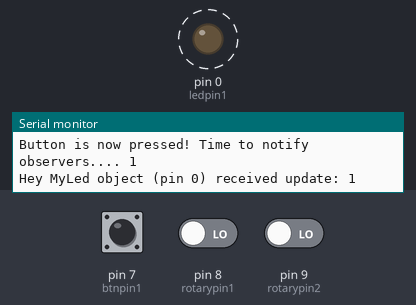
Bench run of a sketch on a simulated Arduino Leonardo, built with avr-gcc and run on an emulated ATmega32U4. Parts: output pins drawn as LEDs (lit = HIGH), the last lines printed to the serial monitor. Dashed ring = blinking. The test bench sets the inputs (shaded band); at power-on: pin 7 (btnpin1) LOW, pin 8 (rotarypin1) LOW, pin 9 (rotarypin2) LOW. USB keyboard and mouse output is not drawn.

Above: at 1.2 s.
1.3 s: pin 7 (btnpin1) pulled HIGH for 0.15 s
At 2.4 s:
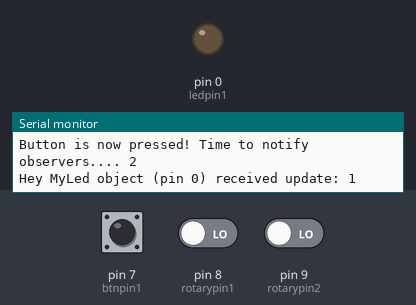
4.4 s: pin 8 (rotarypin1) driven HIGH
7.4 s: pin 8 (rotarypin1) driven LOW
Timing chart, 0 to 16.4 s (numbered marks = the images above; inputs shaded):
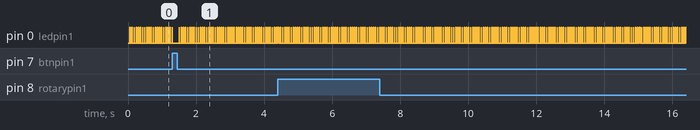

Measured:
- by itself, pin 0 (ledpin1): alternates HIGH for 0.01 s and LOW for 0.05 s

The sketch:

02_hid_pad.ino
```cpp
/*
 * This program is made with SEEEDUINO XIAO microcontroller. It's small, cheap and uses USB C.
 * Program sends user input from button(s) and scroll wheel (rotary encoder) to computer as USB HID device.
 * It also uses external LED for notyfying about activity, which is the purpose of the observer pattern.
 *
 * It can be uploaded with the Arduino IDE with the extension Seeeduino Xiao board manager. Or used with another board.
 *
 * Files: hid_device.ino, Observers.h, Observers.cpp, Subjects.cpp, Subjects.h
 *
 * Author: Josef Näslund, summer 2021.
 * Link: https://github.com/josefnaslund
 */

#include "Mouse.h"
#include "Observers.h"
#include "Subjects.h"

// ///////// ///////// ///////// /////////
// Some constants for pins used
// ///////// ///////// ///////// /////////

const int ledpin1 = 0; // continous blink every other second
const int ledpin2 = 0; // scroll indicator
const int ledpin3 = 0; // button press indicator
const int btnpin1 = 7;
const int rotarypin1 = 8;
const int rotarypin2 = 9;

// /////////////////////////////////////
// Observer LEDs
///////////////////////////////////////

Observer** myObservers;
const int observerCount = 3;

// ///////////////////////////////////
// Subjects (mouse actions, button presses, scroll wheel)
// ///////////////////////////////////

Subject** mySubjects;
const int subjectCount = 2;


// ///////////////////////////////////
// SETUP
// ///////////////////////////////////
void setup() {
    // put your setup code here, to run once:
    SerialUSB.begin(9600);
    Mouse.begin();
    pinMode(ledpin1, OUTPUT);
    pinMode(ledpin2, OUTPUT);
    pinMode(ledpin3, OUTPUT);
    pinMode(btnpin1, INPUT);
    pinMode(rotarypin1, INPUT);
    pinMode(rotarypin2, INPUT);

    myObservers = new Observer*[observerCount];
    myObservers[0] = new MyLed(ledpin1, 3000, 10, 1); // continious blink
    myObservers[1] = new MyLed(ledpin2, 0, 100, 0); // scroll indicator
    myObservers[2] = new MyLed(ledpin3, 50, 10, 0); // left click indicator

    // create the ptr array
    mySubjects = new Subject*[subjectCount];

    // Left click
    mySubjects[0] = new Button(btnpin1, MOUSE_LEFT);
    mySubjects[0]->registerObserver(myObservers[2]);

    // Scroll
    mySubjects[1] = new  Scroll(rotarypin1, rotarypin2);
    mySubjects[1]->registerObserver(myObservers[1]);
}


void loop() {
    // check buttons
    for (int i = 0; i != subjectCount; ++i){
        mySubjects[i]->tick();
    }

    // LEDs action
    for (int i = 0; i != observerCount; ++i){
        myObservers[i]->tick();
    }
}
```

Observers.cpp
```cpp
#include "Arduino.h"
#include "Observers.h"

MyLed::MyLed(int pin, unsigned long interval, unsigned long len, int state) : pin(pin), interval(interval), len(len), state(state) {
    last = millis();
    on = false;
}

void MyLed::update(int val){
    SerialUSB.print("Hey MyLed object (");
    SerialUSB.print("pin ");
    SerialUSB.print(pin);
    SerialUSB.print(") received update: "); SerialUSB.println(val);
    state = val;
}

void MyLed::tick(){
    // normal constant flashing state
    if (state == 1){
        if (!on && millis() - last > interval){
            on = true;
            last = millis();
            digitalWrite(pin, HIGH);
        }

        else if (on && millis() - last > len){
            on = false;
            last = millis();
            digitalWrite(pin, LOW);
        }
    }

    else if (state == 0){
        if (on){on = false;
        digitalWrite(pin, LOW);
        }
    }

    else if (state == 2){
        if (!on){
            on = true;
            last = millis();
            digitalWrite(pin, HIGH);
        }
        else {
            if (millis() - last > len){
                on = false;
                state = 0;
                digitalWrite(pin, LOW);
            }
        }
    }

}
```

Observers.h
```cpp
#ifndef OBSERVERS_H
#define OBSERVERS_H

/* Observers are controlling LEDs. They are notified by Subjects */

class Observer {
    public:
        virtual void update(int val) = 0;
        virtual void tick() = 0;
};


class MyLed : public Observer{
    public:
        MyLed(int pin, unsigned long interval, unsigned long len, int state);

        /*
         * val=0 no light
         * val=1 continous blink
         * val=2 blink once with "len" length
         */
        virtual void update(int val);
        virtual void tick();

    private:
        bool on;
        int pin;
        unsigned long interval;
        unsigned long len;
        unsigned long last;
        int state;
};

#endif
```

Subjects.cpp
```cpp
#include "Subjects.h"

Subject::Subject(){
    observerCount = 0;
}

void Subject::registerObserver(Observer* observer){
    // create new arr and copy
    Observer** newList = new Observer*[observerCount + 1];
    for (int i = 0; i != observerCount; ++i){newList[i] = observerPointers[i];}
    observerPointers = newList;

    // add new and postincrement
    observerPointers[observerCount++] = observer;
}

void Subject::notifyObservers(int val) {
    for (int i = 0; i != observerCount; ++i) {observerPointers[i]->update(val);}
}


Scroll::Scroll(int pin1, int pin2) : pin1(pin1), pin2(pin2){
    previousStatePin1 = digitalRead(pin1);
    previousStatePin2 = digitalRead(pin2);
}

void Scroll::tick(){
    int currentStatePin1 = digitalRead(pin1);

    if (currentStatePin1 != previousStatePin1){
        if (digitalRead(pin2) != currentStatePin1){
            notifyObservers(2);
            Mouse.move(0, 0, -1);
            SerialUSB.println("Scrolling down, -1");
        }
        else {
            //notifyObservers(1);
            notifyObservers(2);
            Mouse.move(0, 0, 1);
            SerialUSB.println("Scrolling up, +1");
        }
    }

    previousStatePin1 = currentStatePin1;
}


Button::Button(int pin, char button) : pin(pin), button(button){
    count = 0;
    waitTime = 50;
    pressed = false;
    prepressed = false;
    state = digitalRead(pin);
}

void Button::tick(){

    if (state != digitalRead(pin)){
        firstPressed = millis();
        state = digitalRead(pin);
    }

    // turn on
    if (digitalRead(pin) == LOW && !pressed && prepressed && millis() - firstPressed > waitTime){
        pressed = true;
        SerialUSB.print("Button is now pressed! Time to notify observers.... ");
        SerialUSB.println(++count);
        notifyObservers(1);
        Mouse.press(button);

        // Temporary. Make mouse click (and release - don't forget) an observer
        //Mouse.press(MOUSE_LEFT);
    }

    // before turning on, to avoid multiple keypresses
    else if (digitalRead(pin) == LOW && !pressed && !prepressed){
        prepressed = true;
        firstPressed = millis();
    }

    else if (!pressed && prepressed && millis() - firstPressed > waitTime){
        prepressed = false;
    }

    // turn off
    else if (pressed && digitalRead(pin) == HIGH && millis() - firstPressed > waitTime){
        pressed = false;
        prepressed = false;

        SerialUSB.println("Button is now released! Let's notify observers... ");
        notifyObservers(0);

        // Temp. Mouse click/releas to be implemented as observer
        //Mouse.release(MOUSE_LEFT);
        Mouse.release(button);
    }
}
```

Subjects.h
```cpp
#ifndef SUBJECTS_H
#define SUBJECTS_H

#include "Mouse.h"
#include "Observers.h"

/*
 * Subjects are monitoring physical buttons. They are sending messages to observers and are performing mouse actions.
 */

class Subject {
    public:
        Subject();
        void registerObserver(Observer* observer);
        void notifyObservers(int val);

        virtual void tick() = 0;
        // needs a void tick()

    private:
        Observer** observerPointers;
        int observerCount;
};

class Scroll : public Subject {
    public:
        //Scroll(){}; // to be removed
        //Scroll() = remove;
        Scroll(int pin1, int pin2);
        virtual void tick();

    private:
        int pin1, pin2;
        int previousStatePin1, previousStatePin2;
};

class Button : public Subject{
    public:

        //Button() {}; // to be removed
        //Button() = remove;

        Button(int pin, char button);

        virtual void tick();

    private:
        uint count;
        int pin;
        char button;
        bool pressed;
        bool prepressed;
        unsigned long firstPressed;
        unsigned long waitTime;
        byte state;
};

#endif
```
